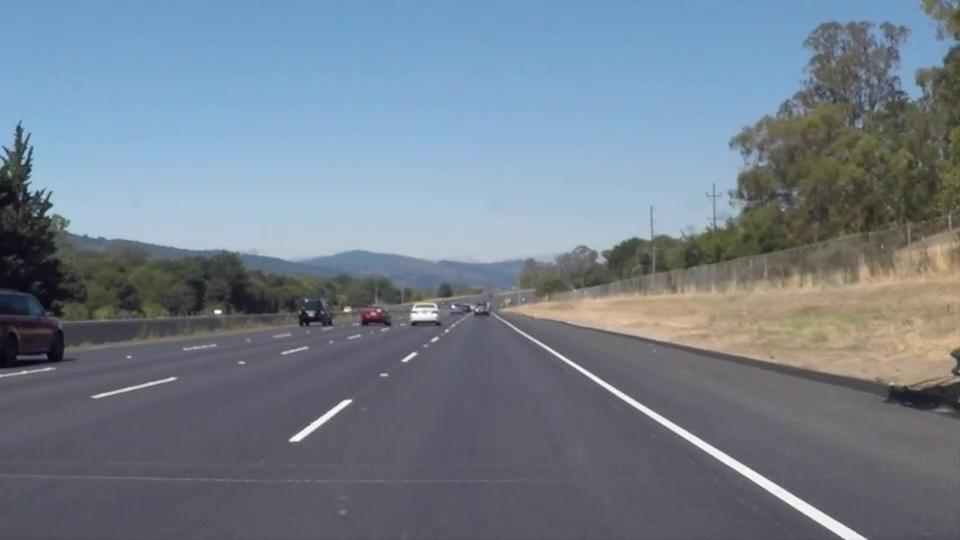
#> input picture Lane-Detection/test_video/videoFrames/10.jpg, 960 x 540 px; its folder holds only this picture in this run
$ python LaneDetect_OneFrame.py
#> lines starting #> are read from the running program, lines starting #| are printed output that depends on the picture; after the words box and inside, x2 and y2 are one past the last pixel; in counts of white or black regions, pixels touching at a corner belong together
#!/usr/bin/env python3
# -*- coding: utf-8 -*-
"""
Created on Sat Oct 28 06:24:33 2017

@author: steve
"""

#importing some useful packages
import matplotlib.pyplot as plt
import matplotlib.image as mpimg
import numpy as np
import cv2
import os


# Get all images
test_images = [mpimg.imread('test_video/videoFrames/' + i) for i in os.listdir('test_video/videoFrames/')]
#> test_images = 1 item
test_image_names = ['test_video/videoFrames/'+i for i in os.listdir('test_video/videoFrames/')]


#----------------GET IMAGE-----------------
im = test_images[0]
#> im is the input picture: shape (540, 960, 3); mean R, G, B 115.3, 127.2, 140.5
imshape = im.shape
plt.figure(1)
plt.imshow(im)
plt.title(test_image_names[0])

# -------------GREYSCALE IMAGE---------------
# Grayscale one color channel
# specify cmap = 'gray' in plt.imshow
grayIm = cv2.cvtColor(im, cv2.COLOR_BGR2GRAY)
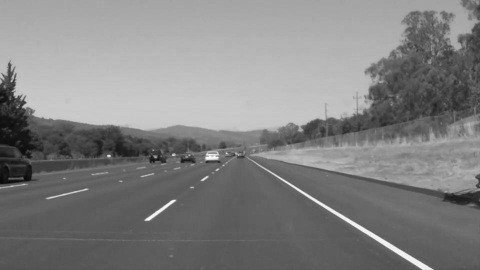
#> grayIm: shape (540, 960) (shown at 1/2 size); min 7, max 255, mean 129.9
plt.figure(2)
plt.imshow(grayIm,cmap='gray')
plt.title('Greyscaled image')


#------------GAUSSIAN SMOOTHING-----------------
# Use low pass filter to remove noise. Will remove high freq stuff like noise and edges
# kernel_size specifies width/height of kernel, should be positive and odd
# Also specify stand dev in X and Y direction, give zero to calculate from kernel size
# Can also use average, median, and bilarteral blurring techniques
kernel_size = 9; # bigger kernel = more smoothing
smoothedIm = cv2.GaussianBlur(grayIm, (kernel_size, kernel_size), 0)
plt.figure(3)
plt.imshow(smoothedIm,cmap='gray')
plt.title('Smoothed image')


#-------------EDGE DETECTION---------------------
# finds gradient in x,y direction, gradient direction is perpendicular to edges
# checks pixels in gradient directions to see if they are local maximums, meaning on an edge
# hysteresis thresholding has min and max value, edges with gradient intensity big enough are edges
# edges that lie in bewteen are check to see if they connect to edges with intensity greater than max value, then it is considered edge
# also assumes edges are long lines (not small pixels regions)
minVal = 60
maxVal = 150
edgesIm = cv2.Canny(smoothedIm, minVal, maxVal)
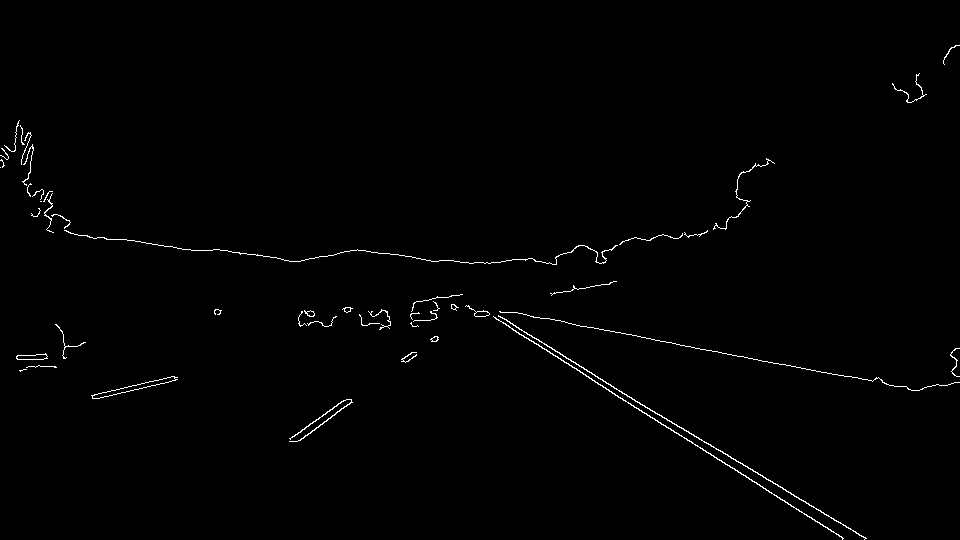
#> edgesIm: shape (540, 960); 0.83% white in thin lines or dots
plt.figure(4)
implot = plt.imshow(edgesIm,cmap='gray')

# [4 lines of commented-out code are left out]

plt.title('Edge Detection')


#-------------------------CREATE MASK--------------------------------
# Create mask to only keep area defined by four coners
# Black out every area outside area
vertices = np.array([[(0,imshape[0]),(465, 320), (475, 320), (imshape[1],imshape[0])]], dtype=np.int32)

# defining a blank mask to start with, 0s with same shape of edgesIm
mask = np.zeros_like(edgesIm)

# fill pixels inside the polygon defined by vertices"with the fill color
color = 255
cv2.fillPoly(mask, vertices, color)
#> mask: shape (540, 960); 20.6% white; 1 white region, box (x1, y1, x2, y2) and area: (2, 320, 959, 540) 106734

# show mask
plt.figure(5)
plt.imshow(mask,cmap='gray')
plt.title('Mask')

#----------------------APPLY MASK TO IMAGE-------------------------------
# create image only where mask and edge Detection image are the same
maskedIm = cv2.bitwise_and(edgesIm, mask)
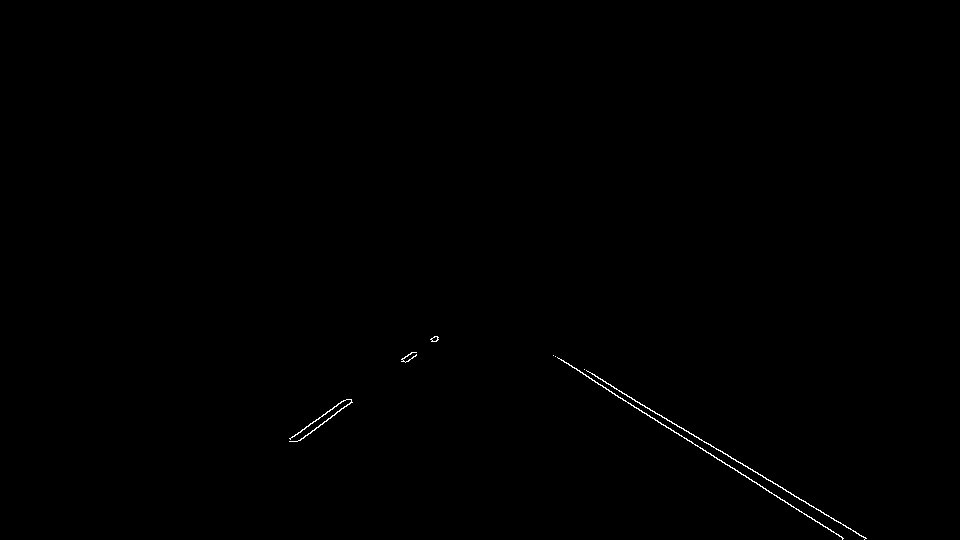
#> maskedIm: shape (540, 960); 0.23% white in thin lines or dots, all inside (x1, y1, x2, y2) = (289, 336, 867, 540)

# Plot output of mask
plt.figure(6)
plt.imshow(maskedIm,cmap='gray')
plt.title('Masked Image')

# Plot masked edges image
maskedIm3Channel = cv2.cvtColor(maskedIm, cv2.COLOR_GRAY2BGR)


#-----------------------HOUGH LINES------------------------------------
rho = 2 # distance resolution in pixels of the Hough grid
theta = np.pi/180 # angular resolution in radians of the Hough grid
threshold = 45     # minimum number of votes (intersections in Hough grid cell)
min_line_len = 40 #minimum number of pixels making up a line
max_line_gap = 100    # maximum gap in pixels between connectable line segments
lines = cv2.HoughLinesP(maskedIm, rho, theta, threshold, np.array([]),
                            minLineLength=min_line_len, maxLineGap=max_line_gap)
#> lines = [[584, 369, 865, 538], [592, 380, 842, 537], [297, 441, 438, 339], [289, 438, 437, 338], [564, 362, 611, 391], [588, 371, 866, 538], [306, 426, 435, 336]]

# Check if we got more than 1 line
if lines is not None and len(lines) > 2:
    # Draw all lines onto image
    allLines = np.zeros_like(maskedIm)
    for i in range(len(lines)):
        for x1,y1,x2,y2 in lines[i]:
            cv2.line(allLines,(x1,y1),(x2,y2),(255,255,0),2) # plot line
#> this loop made 7 passes
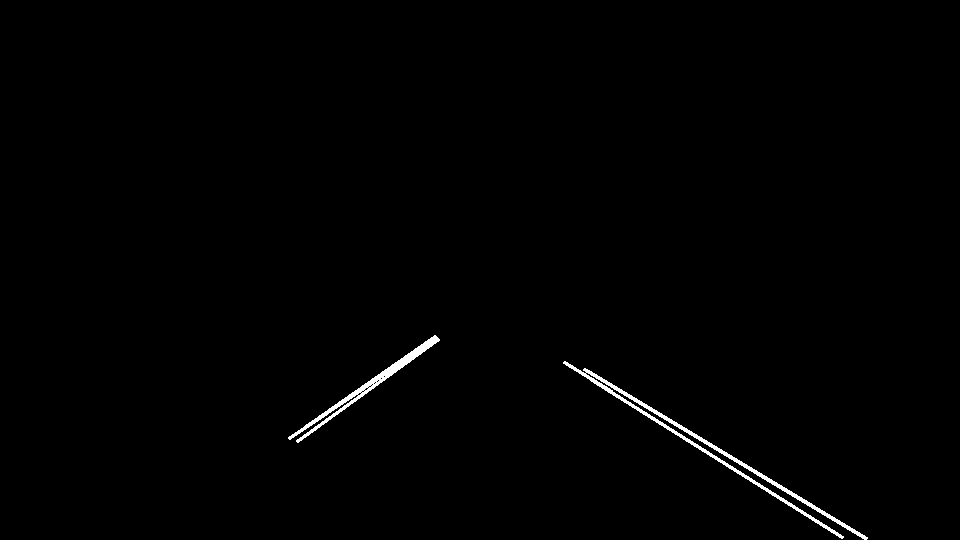
#> allLines: shape (540, 960); 0.72% white; 2 white regions, box (x1, y1, x2, y2) and area: (563, 361, 868, 540) 2375, (288, 335, 440, 443) 1376

    # Plot all lines found
    plt.figure(7)
    plt.imshow(allLines,cmap='gray')
    plt.title('All Hough Lines Found')

    #-----------------------Separate Lines Into Positive/Negative Slope--------------------------
    # Separate line segments by their slope to decide left line vs. the right line
    slopePositiveLines = [] # x1 y1 x2 y2 slope
    slopeNegativeLines = []
    yValues = []

    # Loop through all lines
    addedPos = False
    addedNeg = False
    for currentLine in lines:
        # Get points of current Line
        for x1,y1,x2,y2 in currentLine:
            lineLength = ((x2-x1)**2 + (y2-y1)**2)**.5 # get line length
            if lineLength > 30: # if line is long enough
                if x2 != x1: # dont divide by zero
                    slope = (y2-y1)/(x2-x1) # get slope line
                    if slope > 0:
                        # Check angle of line w/ xaxis. dont want vertical/horizontal lines
                        tanTheta = np.tan((abs(y2-y1))/(abs(x2-x1))) # tan(theta) value
                        ang = np.arctan(tanTheta)*180/np.pi
                        if abs(ang) < 85 and abs(ang) > 20:
                            slopeNegativeLines.append([x1,y1,x2,y2,-slope]) # add positive slope line
                            yValues.append(y1)
                            yValues.append(y2)
                            addedPos = True # note that we added a positive slope line
                    if slope < 0:
                        # Check angle of line w/ xaxis. dont want vertical/horizontal lines
                        tanTheta = np.tan((abs(y2-y1))/(abs(x2-x1))) # tan(theta) value
                        ang = np.arctan(tanTheta)*180/np.pi
                        if abs(ang) < 85 and abs(ang) > 20:
                            slopePositiveLines.append([x1,y1,x2,y2,-slope]) # add negative slope line
                            yValues.append(y1)
                            yValues.append(y2)
                            addedNeg = True # note that we added a negative slope line
#> this loop made 7 passes
#> after the loop, slopeNegativeLines = [[584, 369, 865, 538, -0.601], [592, 380, 842, 537, -0.628], [564, 362, 611, 391, -0.617], [588, 371, 866, 538, -0.601]]; slopePositiveLines = [[297, 441, 438, 339, 0.723], [289, 438, 437, 338, 0.676], [306, 426, 435, 336, 0.698]]; yValues = [369, 538, 380, 537, 441, 339, 438, 338, 362, 391, 371, 538, 426, 336]


    # If we didn't get any positive lines, go though again and just add any positive slope lines
    if not addedPos:
        for currentLine in lines:
            for x1,y1,x2,y2 in currentLine:
                slope = (y2-y1)/(x2-x1)
                if slope > 0:
                    # Check angle of line w/ xaxis. dont want vertical/horizontal lines
                    tanTheta = np.tan((abs(y2-y1))/(abs(x2-x1))) # tan(theta) value
                    ang = np.arctan(tanTheta)*180/np.pi
                    if abs(ang) < 80 and abs(ang) > 15:
                        slopeNegativeLines.append([x1,y1,x2,y2,-slope])
                        yValues.append(y1)
                        yValues.append(y2)

    # If we didn't get any negative lines, go through again and just add any negative slope lines
    if not addedNeg:
        for currentLine in lines:
            for x1,y1,x2,y2 in currentLine:
                slope = (y2-y1)/(x2-x1)
                if slope < 0:
                    # Check angle of line w/ xaxis. dont want vertical/horizontal lines
                    tanTheta = np.tan((abs(y2-y1))/(abs(x2-x1))) # tan(theta) value
                    ang = np.arctan(tanTheta)*180/np.pi
                    if abs(ang) < 85 and abs(ang) > 15:
                        slopePositiveLines.append([x1,y1,x2,y2,-slope])
                        yValues.append(y1)
                        yValues.append(y2)


    if not addedPos or not addedNeg:
        print('Not enough lines found')


    #------------------------Get Positive/Negative Slope Averages-----------------------------------
    # Average position of lines and extrapolate to the top and bottom of the lane.
    positiveSlopes = np.asarray(slopePositiveLines)[:,4]
#> positiveSlopes = [0.723, 0.676, 0.698]
    posSlopeMedian = np.median(positiveSlopes)
#> posSlopeMedian = 0.698
    posSlopeStdDev = np.std(positiveSlopes)
#> posSlopeStdDev = 0.0195
    posSlopesGood = []
    for slope in positiveSlopes:
       # if abs(slope-posSlopeMedian) < .9:
       if abs(slope-posSlopeMedian) < posSlopeMedian*.2:
            posSlopesGood.append(slope)
#> this loop made 3 passes
#> slope on passes 1 to 3: 0.723, 0.676, 0.698
#> after the loop, posSlopesGood = [0.723, 0.676, 0.698]
    posSlopeMean = np.mean(np.asarray(posSlopesGood))
#> posSlopeMean = 0.699


    negativeSlopes = np.asarray(slopeNegativeLines)[:,4]
#> negativeSlopes = [-0.601, -0.628, -0.617, -0.601]
    negSlopeMedian = np.median(negativeSlopes)
#> negSlopeMedian = -0.609
    negSlopeStdDev = np.std(negativeSlopes)
#> negSlopeStdDev = 0.0114
    negSlopesGood = []
    for slope in negativeSlopes:
        if abs(slope-negSlopeMedian) < .9:
            negSlopesGood.append(slope)
#> this loop made 4 passes
#> slope on passes 1 to 4: -0.601, -0.628, -0.617, -0.601
#> after the loop, negSlopesGood = [-0.601, -0.628, -0.617, -0.601]
    negSlopeMean = np.mean(np.asarray(negSlopesGood))
#> negSlopeMean = -0.612

    #--------------------------Get Average x Coord When y Coord Of Line = 0----------------------------
    # Positive Lines
    xInterceptPos = []
    for line in slopePositiveLines:
            x1 = line[0]
            y1 = im.shape[0]-line[1] # y axis is flipped
            slope = line[4]
            yIntercept = y1-slope*x1
            xIntercept = -yIntercept/slope # find x intercept based off y = mx+b
            if xIntercept == xIntercept: # checks for nan
                xInterceptPos.append(xIntercept) # add x intercept
#> this loop made 3 passes
#> (line, x1, y1, slope, yIntercept, xIntercept) on passes 1 to 3: ([297, 441, 438, 339, 0.723], 297, 99, 0.723, -115.9, 160.1), ([289, 438, 437, 338, 0.676], 289, 102, 0.676, -93.27, 138), ([306, 426, 435, 336, 0.698], 306, 114, 0.698, -99.49, 142.6)
#> after the loop, xInterceptPos = [160.1, 138, 142.6]

    xIntPosMed = np.median(xInterceptPos) # get median
#> xIntPosMed = 142.6
    xIntPosGood = [] # if not near median we get rid of that x point
    for line in slopePositiveLines:
            x1 = line[0]
            y1 = im.shape[0]-line[1]
            slope = line[4]
            yIntercept = y1-slope*x1
            xIntercept = -yIntercept/slope
            if abs(xIntercept-xIntPosMed) < abs(.35*xIntPosMed): # check if near median
                xIntPosGood.append(xIntercept)
#> after the loop, xIntPosGood = [160.1, 138, 142.6]

    xInterceptPosMean = np.mean(np.asarray(xIntPosGood)) # average of good x intercepts for positive line
#> xInterceptPosMean = 146.9

    # Negative Lines
    xInterceptNeg = []
    for line in slopeNegativeLines:
        x1 = line[0]
        y1 = im.shape[0]-line[1]
        slope = line[4]
        yIntercept = y1-slope*x1
        xIntercept = -yIntercept/slope
        if xIntercept == xIntercept: # check for nan
                xInterceptNeg.append(xIntercept)
#> this loop made 4 passes
#> (line, x1, y1, slope, yIntercept, xIntercept) on passes 1 to 4: ([584, 369, 865, 538, -0.601], 584, 171, -0.601, 522.2, 868.3), ([592, 380, 842, 537, -0.628], 592, 160, -0.628, 531.8, 846.8), ([564, 362, 611, 391, -0.617], 564, 178, -0.617, 526, 852.5), ([588, 371, 866, 538, -0.601], 588, 169, -0.601, 522.2, 869.3)
#> after the loop, xInterceptNeg = [868.3, 846.8, 852.5, 869.3]

    xIntNegMed = np.median(xInterceptNeg)
#> xIntNegMed = 860.4
    xIntNegGood = []
    for line in slopeNegativeLines:
        x1 = line[0]
        y1 = im.shape[0]-line[1]
        slope = line[4]
        yIntercept = y1-slope*x1
        xIntercept = -yIntercept/slope
        if abs(xIntercept-xIntNegMed)< .35*xIntNegMed:
                xIntNegGood.append(xIntercept)
#> after the loop, xIntNegGood = [868.3, 846.8, 852.5, 869.3]

    xInterceptNegMean = np.mean(np.asarray(xIntNegGood))
#> xInterceptNegMean = 859.2

# ----------------------PLOT LANE LINES------------------------------
# Need end points of line to draw in. Have x1,y1 (xIntercept,im.shape[1]) where
# im.shape[1] is the bottom of the image. take y2 as some num (min/max y in the good lines?)
# then find corresponding x

# make new black image
laneLines = np.zeros_like(edgesIm)
colorLines = im.copy()

# Positive Slope Line
slope = posSlopeMean
#> slope = 0.699
x1 = xInterceptPosMean
#> x1 = 146.9
y1 = 0
y2 = imshape[0] - (imshape[0]-imshape[0]*.35)
x2 = (y2-y1)/slope + x1
#> x2 = 417.3

# Plot positive slope line
x1 = int(round(x1))
#> x1 = 147
x2 = int(round(x2))
#> x2 = 417
y1 = int(round(y1))
y2 = int(round(y2))
cv2.line(laneLines,(x1,im.shape[0]-y1),(x2,imshape[0]-y2),(255,255,0),2) # plot line
#> laneLines: shape (540, 960); 0.21% white; 1 white region, box (x1, y1, x2, y2) and area: (146, 350, 419, 540) 1081
cv2.line(colorLines,(x1,im.shape[0]-y1),(x2,imshape[0]-y2),(0,255,0),4) # plot line on color image
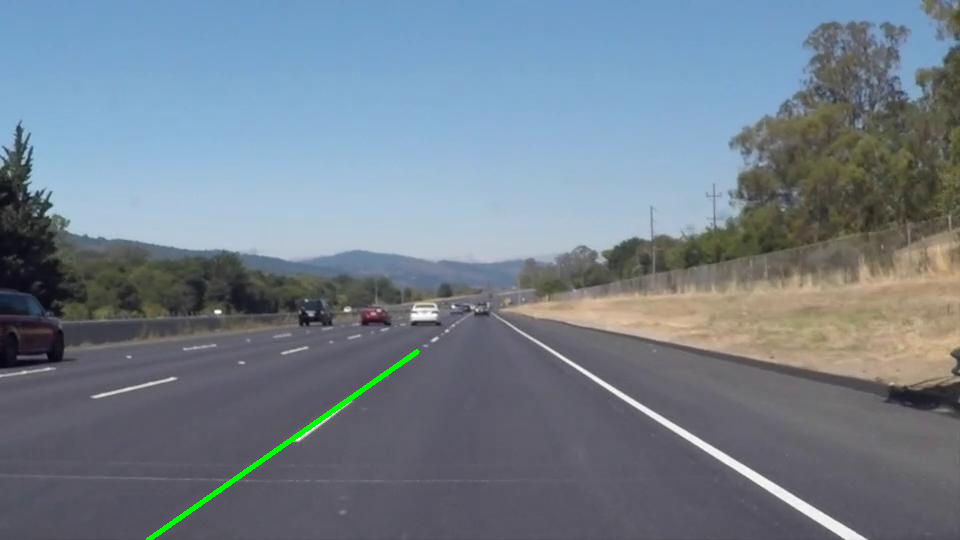
#> colorLines: shape (540, 960, 3); 0.33% of pixels changed, all inside (x1, y1, x2, y2) = (146, 349, 420, 540)

# Negative Slope Line
slope = negSlopeMean
#> slope = -0.612
x1N = xInterceptNegMean
#> x1N = 859.2
y1N = 0
x2N = (y2-y1N)/slope + x1N
#> x2N = 550.3

# Plot negative Slope Line
x1N = int(round(x1N))
#> x1N = 859
x2N = int(round(x2N))
#> x2N = 550
y1N = int(round(y1N))
cv2.line(laneLines,(x1N,imshape[0]-y1N),(x2N,imshape[0]-y2),(255,255,0),2)
#> laneLines: shape (540, 960); 0.44% white; 2 white regions, box (x1, y1, x2, y2) and area: (549, 350, 861, 540) 1215, (146, 350, 419, 540) 1081
cv2.line(colorLines,(x1N,im.shape[0]-y1N),(x2N,imshape[0]-y2),(0,255,0),4) # plot line on color iamge
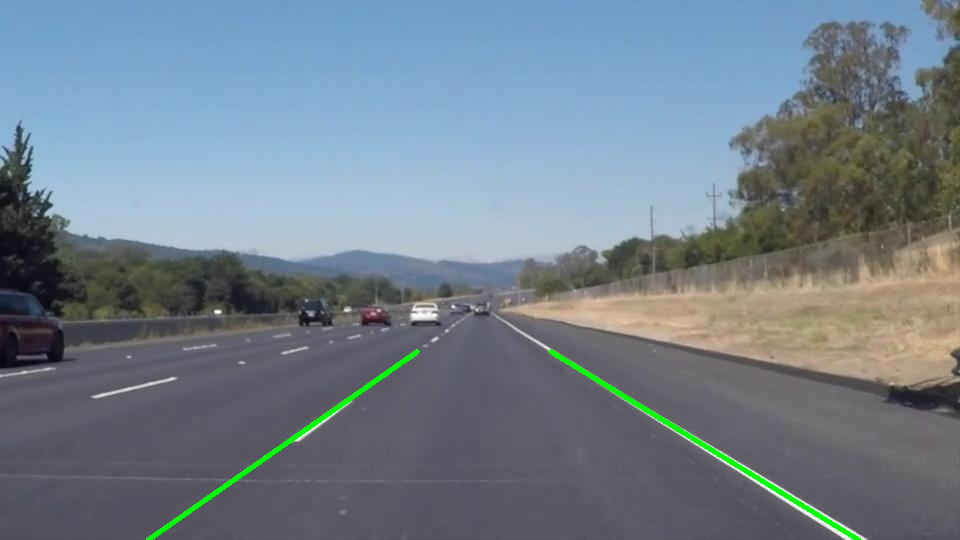
#> colorLines: shape (540, 960, 3); 0.35% of pixels changed, all inside (x1, y1, x2, y2) = (548, 349, 861, 540)

# Plot lane lines
plt.figure(8)
plt.imshow(laneLines,cmap='gray')
plt.title('Lane Lines')

# Plot lane lines on original image
plt.figure(9)
plt.imshow(colorLines)
plt.title('Lane Lines Color Image')


#-------------------------------------Blend Image-----------------------------------------
laneFill = im.copy()
vertices = np.array([[(x1,im.shape[0]-y1),(x2,im.shape[0]-y2),  (x2N,imshape[0]-y2),
                                      (x1N,imshape[0]-y1N)]], dtype=np.int32)
#> vertices = [[147, 540], [417, 351], [550, 351], [859, 540]]
color = [241,255,1]
cv2.fillPoly(laneFill, vertices, color)
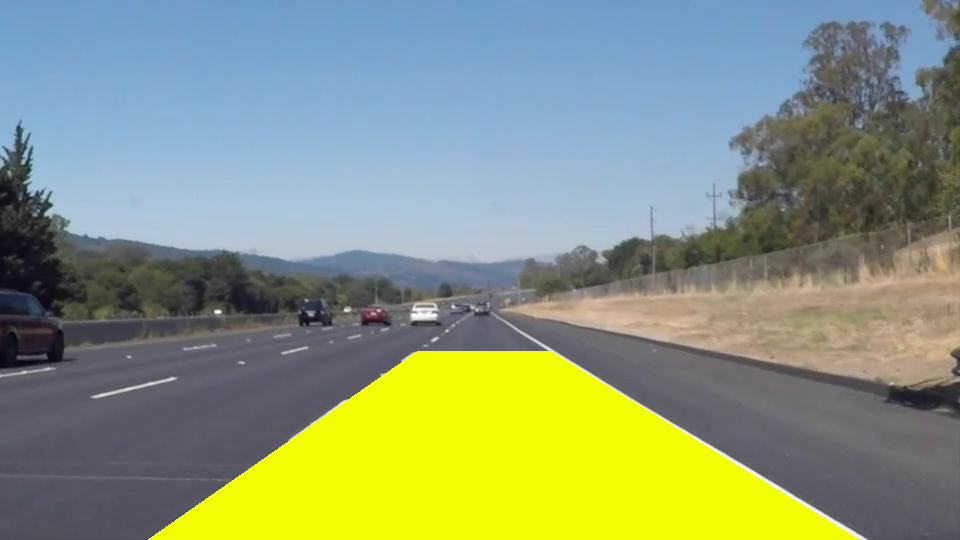
#> laneFill: shape (540, 960, 3); 15.42% of pixels changed, all inside (x1, y1, x2, y2) = (148, 351, 859, 540)
opacity = .25
#> (the run stopped early here; a loop or call above may not have finished)
